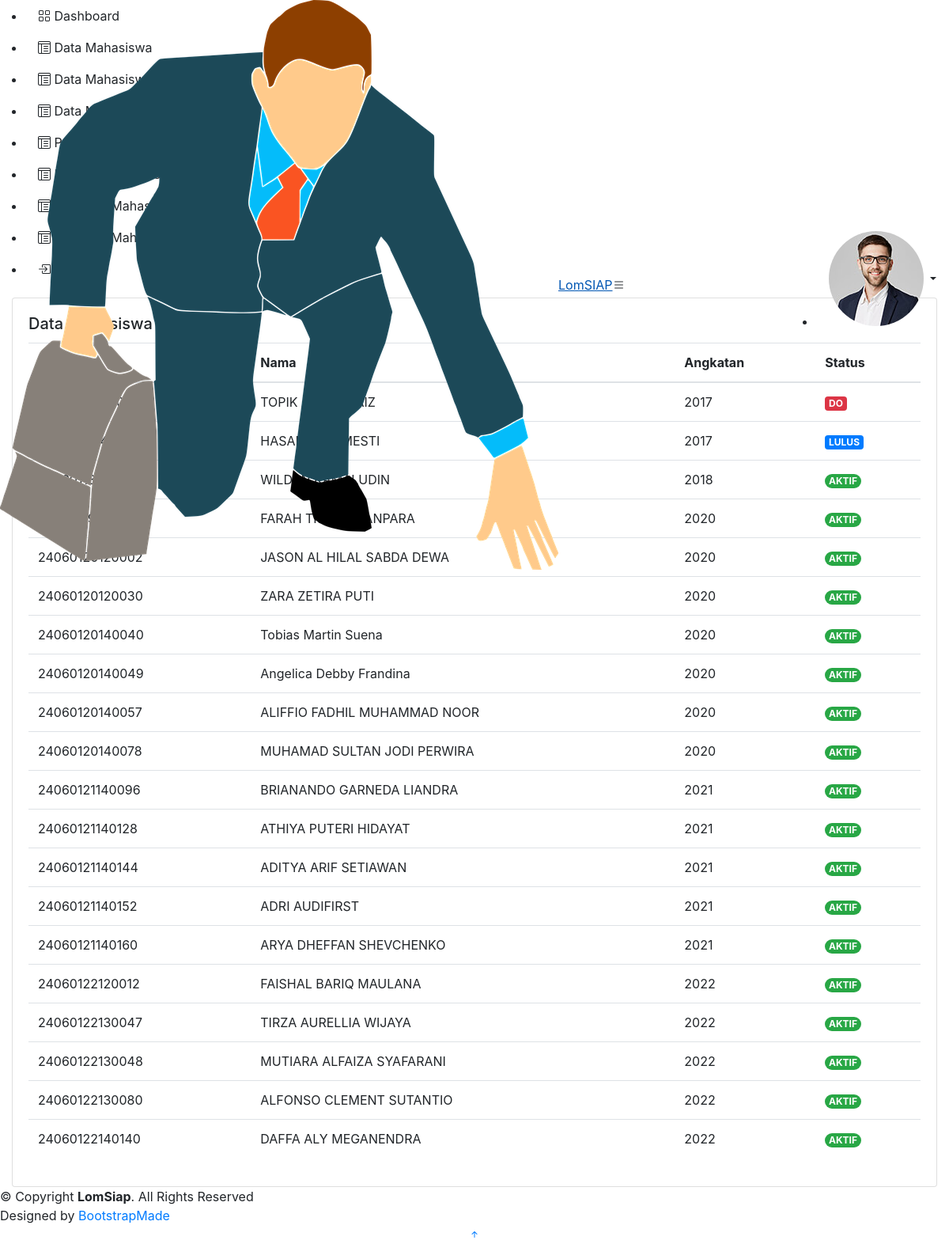
Page /data_mahasiswa_departemen.php on the earlier database version.
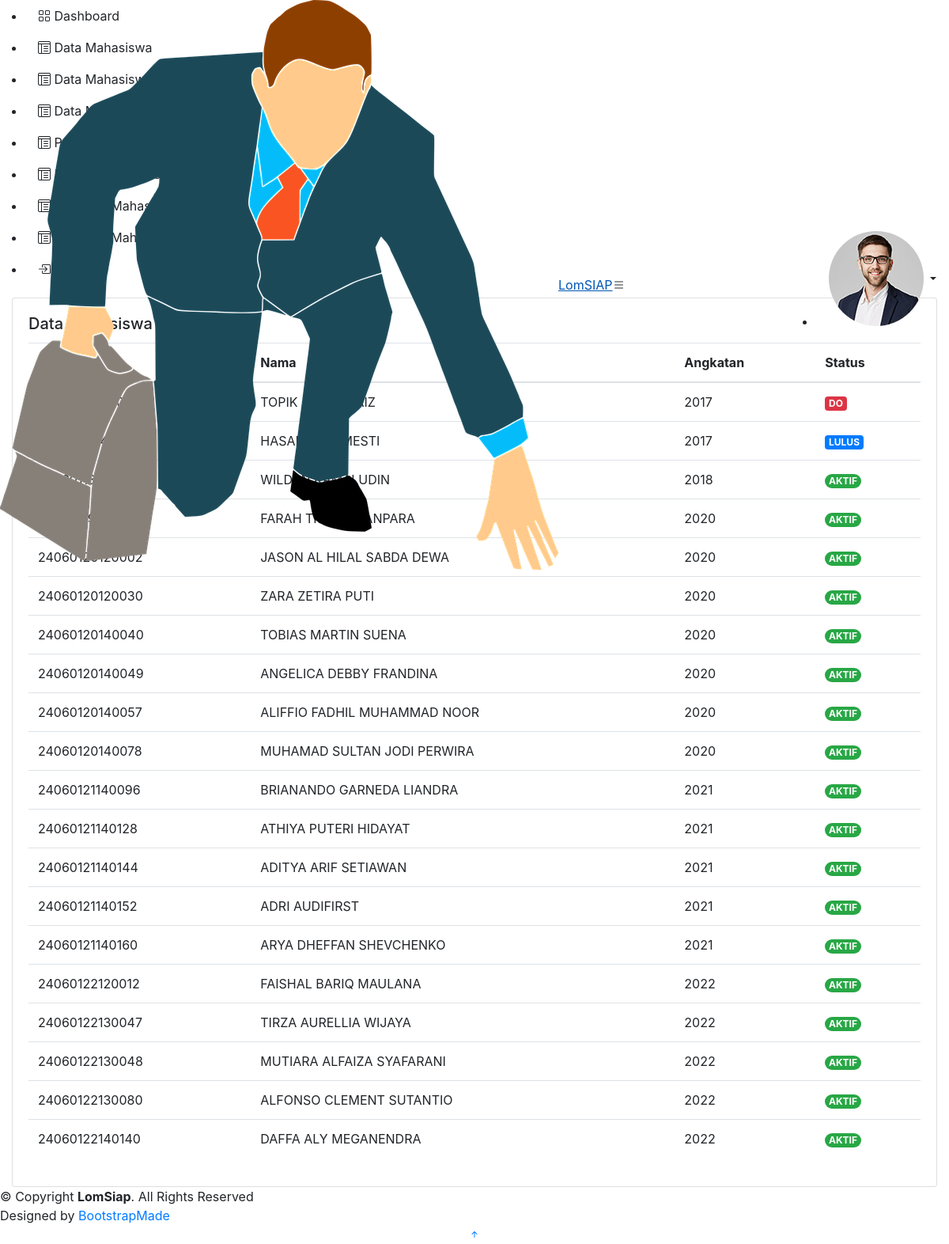
Same page on the later database version.
### tables this page shows
CREATE TABLE `data_mahasiswa` (
  `nim` varchar(15) NOT NULL,
  `foto` varchar(255) NOT NULL,
  `nama` varchar(50) NOT NULL,
  `angkatan` int(11) NOT NULL,
  `status` varchar(20) NOT NULL,
  `alamat` varchar(255) NOT NULL,
  `provinsi` varchar(255) NOT NULL,
  `kota` varchar(255) NOT NULL,
  `phone` varchar(255) NOT NULL,
  `email` varchar(255) NOT NULL,
  `user_id` int(11) DEFAULT NULL
);

### data_mahasiswa_departemen.php (the view, shortened to what this page needs)
<?php
  require_once('koneksi.php');
?>
<!DOCTYPE html>
<html lang="en">
<head>
  <link href="assets/vendor/bootstrap/css/bootstrap.min.css" rel="stylesheet">
  <link href="assets/vendor/bootstrap-icons/bootstrap-icons.css" rel="stylesheet">
  <link href="assets/vendor/boxicons/css/boxicons.min.css" rel="stylesheet">
  <link href="assets/vendor/quill/quill.snow.css" rel="stylesheet">
  <link href="assets/vendor/quill/quill.bubble.css" rel="stylesheet">
  <link href="assets/vendor/remixicon/remixicon.css" rel="stylesheet">
  <link href="assets/vendor/simple-datatables/style.css" rel="stylesheet">
  <link href="assets/css/style.css" rel="stylesheet">
  <link rel="stylesheet" href="https://cdn.jsdelivr.net/npm/bootstrap@4.0.0/dist/css/bootstrap.min.css">
</head>
<body>
 <header id="header" class="header fixed-top d-flex align-items-center">
    <div class="d-flex align-items-center justify-content-between">
      <a href="index_admin.php" class="logo d-flex align-items-center">
          <img src="assets/img/lomsiap.png" alt="">
          <span class="d-none d-lg-block">LomSIAP</span>
      </a>
      <i class="bi bi-list toggle-sidebar-btn"></i>
  </div>
    <nav class="header-nav ms-auto">
      <ul class="d-flex align-items-center">
        <li class="nav-item dropdown pe-3">
          <a class="nav-link nav-profile d-flex align-items-center pe-0" href="#" data-bs-toggle="dropdown" aria-expanded="false">
            <img src="assets/img/profile-img.jpg" alt="Profile" class="rounded-circle">
            <span class="d-none d-md-block dropdown-toggle ps-2"><?= $_SESSION['nama_lengkap']?></span>
          </a>
        </li>
      </ul>
    </nav>
  </header>
  <aside id="sidebar" class="sidebar">
    <ul class="sidebar-nav" id="sidebar-nav">
      <li class="nav-item">
        <a class="nav-link collapsed" href="index_departemen.php">
          <span>Dashboard</span>
        </a>
      </li>
      <li class="nav-item">
        <a class="nav-link" href="data_mahasiswa_departemen.php">
          <span>Data Mahasiswa</span>
        </a>
      </li>
      <li class="nav-item">
        <a class="nav-link collapsed" href="data_mahasiswa_pkl_departemen.php">
          <span>Data Mahasiswa PKL</span>
        </a>
      </li>
      <li class="nav-item">
        <a class="nav-link collapsed" href="data_mahasiswa_skripsi_departemen.php">
          <span>Data Mahasiswa Skripsi</span>
        </a>
      </li>
      <li class="nav-item">
        <a class="nav-link collapsed" href="progress_mahasiswa_irs.php">
          <span>Progress Mahasiswa IRS</span>
        </a>
      </li>
      <li class="nav-item">
        <a class="nav-link collapsed" href="progress_mahasiswa_khs.php">
          <span>Progress Mahasiswa KHS</span>
        </a>
      </li>
      <li class="nav-item">
        <a class="nav-link collapsed" href="progress_mahasiswa_pkl.php">
          <span>Progress Mahasiswa PKL</span>
        </a>
      </li>
      <li class="nav-item">
        <a class="nav-link collapsed" href="progress_mahasiswa_skripsi.php">
          <span>Progress Mahasiswa Skripsi</span>
        </a>
      </li>
      <li class="nav-item">
        <a class="nav-link collapsed" href="logout.php">
          <span>Logout</span>
        </a>
      </li>
    </ul>
  </aside>
  <main id="main" class="main">
              <div class="col-12">
                <div class="card recent-sales overflow-auto">
                  <div class="card-body">
                    <h5 class="card-title">Data Mahasiswa</h5>
                    <table class="table table-borderless datatable">
                      <thead>
                        <tr>
                          <th scope="col">NIM</th>
                          <th scope="col">Nama</th>
                          <th scope="col">Angkatan</th>
                          <th scope="col">Status</th>
                        </tr>
                      </thead>
                      <tbody>
                        <?php
                          $query = "SELECT * FROM data_mahasiswa";
                          $result = $koneksi -> query($query);
                          while ($row = mysqli_fetch_array($result)){
                            echo "<tr>";
                            echo "<td>".$row['nim']."</td>";
                            echo "<td>".$row['nama']."</td>";
                            echo "<td>".$row['angkatan']."</td>";
                            if($row['status'] == "AKTIF"){
                              echo "<td><span class='badge rounded-pill bg-success'>".$row['status']."</span></td>";
                            }
                            if($row['status']=="LULUS"){
                              echo "<td><span class = 'badge badge-primary'>".$row['status']."</span></td>";
                            }
                            if($row['status'] == "DO"){
                              echo "<td><span class = 'badge badge-danger'>".$row['status']."</span></td>";
                            }
                            echo "</tr>";
                          }
                        ?>
                      </tbody>
                    </table>
  </main>
  <footer id="footer" class="footer">
    <div class="copyright">
      © Copyright <strong><span>LomSiap</span></strong>. All Rights Reserved
    </div>
    <div class="credits">
      Designed by <a href="https://bootstrapmade.com/">BootstrapMade</a>
    </div>
  </footer>
  <a href="#" class="back-to-top d-flex align-items-center justify-content-center"><i class="bi bi-arrow-up-short"></i></a>
</body>
</html>

Differences in the rows shown:
changed data_mahasiswa id 24060120140040: nama "Tobias Martin Suena" → "TOBIAS MARTIN SUENA"
changed data_mahasiswa id 24060120140049: nama "Angelica Debby Frandina" → "ANGELICA DEBBY FRANDINA"
